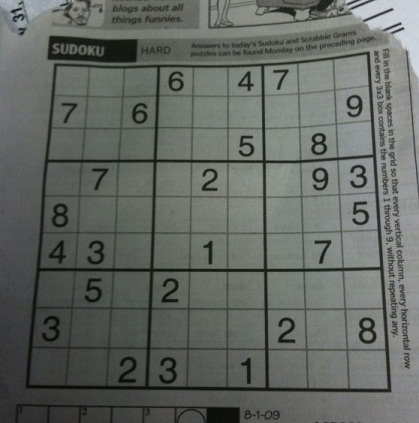
#> input picture Sudoku_py/sudoku.jpg, 419 x 423 px
$ python Sudoku.py sudoku.jpg   (older library calls are emulated)
#> lines starting #> are read from the running program, lines starting #| are printed output that depends on the picture; after the words box and inside, x2 and y2 are one past the last pixel; in counts of white or black regions, pixels touching at a corner belong together
import cv2, numpy as np
import sys

def get_new(old):
    new = np.ones(old.shape, np.uint8)
    cv2.bitwise_not(new,new)
    return new

if __name__ == '__main__':

    img = cv2.imread(sys.argv[1])
#> img is the input picture: shape (423, 419, 3); mean B, G, R 98.9, 103.6, 99.4
    img = cv2.GaussianBlur(img,(5,5),0)
    gray = cv2.cvtColor(img,cv2.COLOR_BGR2GRAY)
    mask = np.zeros((gray.shape),np.uint8)
    kernel1 = cv2.getStructuringElement(cv2.MORPH_ELLIPSE,(11,11))

    close = cv2.morphologyEx(gray,cv2.MORPH_CLOSE,kernel1)
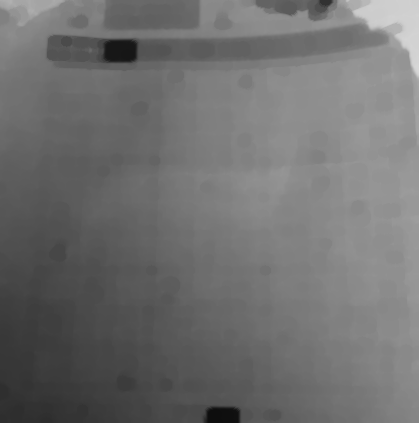
#> close: shape (423, 419); min 14, max 215, mean 111.2
    div = np.float32(gray)/(close)
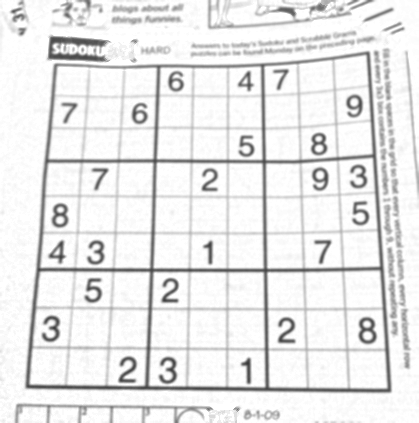
#> div: shape (423, 419) float32; min 0.226, max 1, mean 0.914
    res = np.uint8(cv2.normalize(div,div,0,255,cv2.NORM_MINMAX))
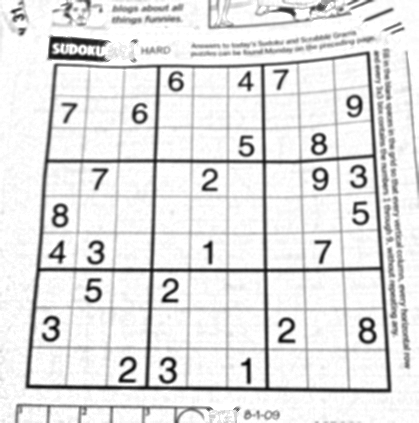
#> res: shape (423, 419); min 0, max 255, mean 226.3
    res2 = cv2.cvtColor(res,cv2.COLOR_GRAY2BGR)

    thresh = cv2.adaptiveThreshold(res,255,0,1,19,2)
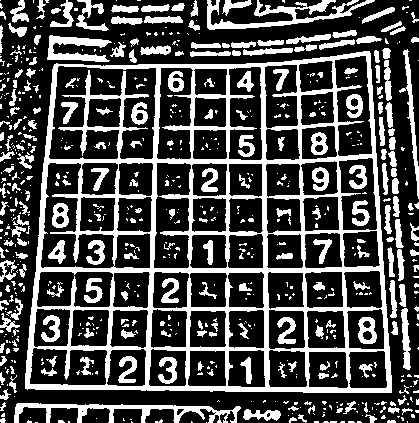
#> thresh: shape (423, 419); 29.8% white; 684 white regions (460 under 20 px)
    _ ,contour,hier = cv2.findContours(thresh,cv2.RETR_TREE,cv2.CHAIN_APPROX_SIMPLE)
#> contour = 780 contours, 534 with area under 20; largest, box (x1, y1, x2, y2) and area: (25, 51, 392, 393) 112289, (48, 65, 157, 160) 7453, (40, 162, 115, 269) 4522, (153, 162, 192, 269) 3390, (334, 55, 373, 157) 3116

    max_area = 0
    best_cnt = None
    for cnt in contour:
        area = cv2.contourArea(cnt)
        if area > 1000:
            if area > max_area:
                max_area = area
                best_cnt = cnt
#> this loop made 780 passes
#> (area, max_area) on passes 58, 305: (1267, 1267), (112289, 112289)
#> area on passes 30, 41, 46: 28.5, 233, 37
#> after the loop, best_cnt = contour of 172 points, box (x1, y1, x2, y2) (25, 51, 392, 393), area 112289; max_area = 112289

    cv2.drawContours(mask,[best_cnt],0,255,-1)
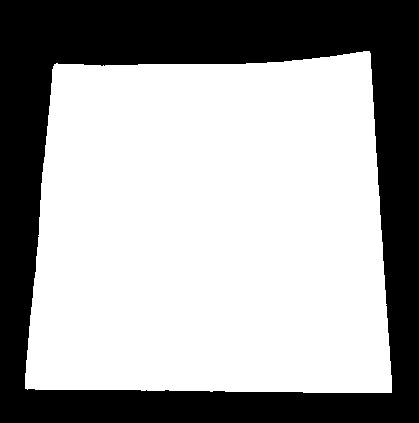
#> mask: shape (423, 419); 63.7% white; 1 black region, box (x1, y1, x2, y2) and area: (0, 0, 419, 423) 64274
    cv2.drawContours(mask,[best_cnt],0,0,2)
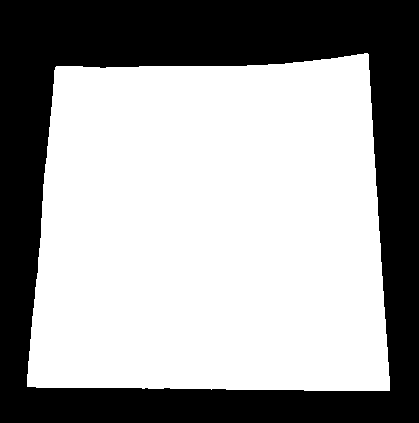
#> mask: shape (423, 419); 62.2% white; 1 black region, box (x1, y1, x2, y2) and area: (0, 0, 419, 423) 67042

    res = cv2.bitwise_and(res,mask)
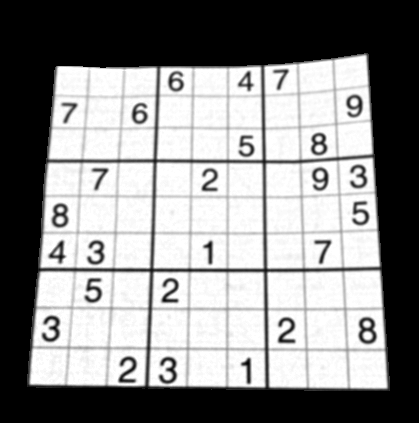
#> res: shape (423, 419); min 0, max 255, mean 139.4

    cv2.namedWindow('result', cv2.WINDOW_NORMAL)
    cv2.imshow('result', res)
    cv2.waitKey(0)


    cv2.destroyAllWindows()
